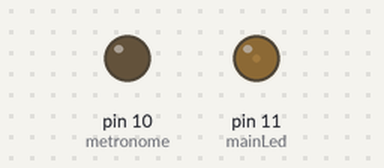
Bench run of a sketch on a simulated Arduino Uno, built with avr-gcc and run on an emulated ATmega328P. Parts: output pins drawn as LEDs (lit = HIGH).

Above: at 0.15 s.
At 9.59 s:
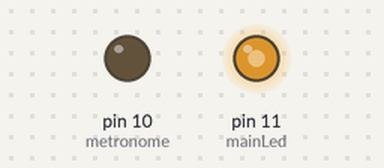
At 17.05 s:
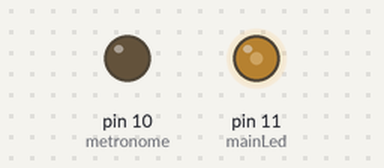
At 30.6 s:
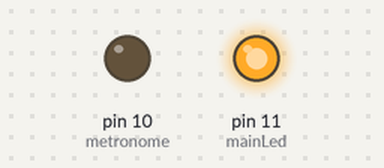
Timing chart, 0 to 40.0 s (numbered marks = the images above):
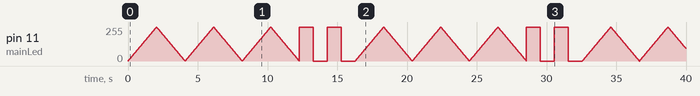

The sketch:

week_5_homework_3_blink.ino
```cpp
const int mainLed = 11;
const int metronome = 10;
int caseState;
int counter = 6; //two zeros per fade so 3*2 = 6

void setup() {
  pinMode(mainLed, OUTPUT);
  pinMode(metronome, OUTPUT);
}

void loop()
{
  int x = 1;
  switch (caseState) {
    case 0:
      for (int i = 0; i > -1; i = i + x) {
        analogWrite(mainLed, i);
        if (i == 255) x = -1;             // switch direction at peak
        if (i == 0){
          counter --;
          if(counter == 0) caseState = 1;
        }
        delay(8);
      }
      break;
    case 1:
      digitalWrite(11, HIGH);
      delay(1000);
      digitalWrite(11, LOW);
      delay(1000);
      digitalWrite(11, HIGH);
      delay(1000);
      digitalWrite(11, LOW);
      delay(1000);
      counter = 6;
      caseState = 0;

      break;
  }
}
```
